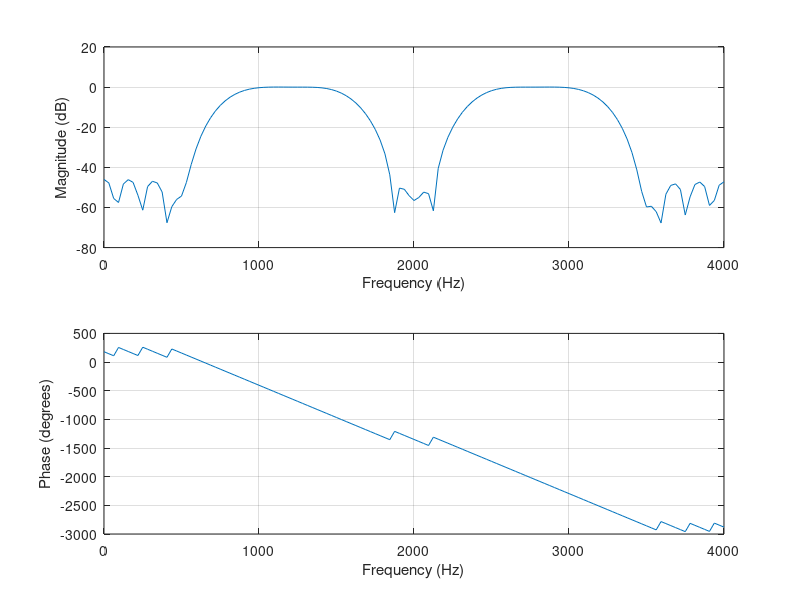
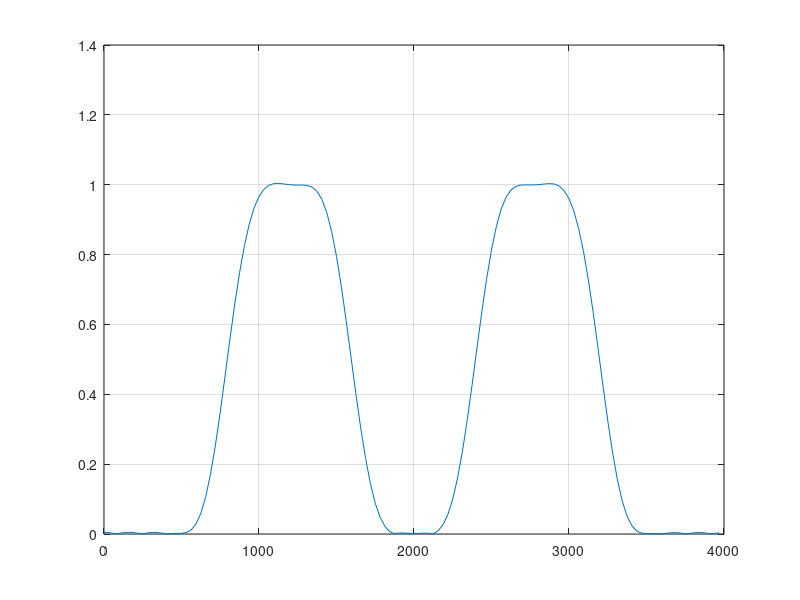
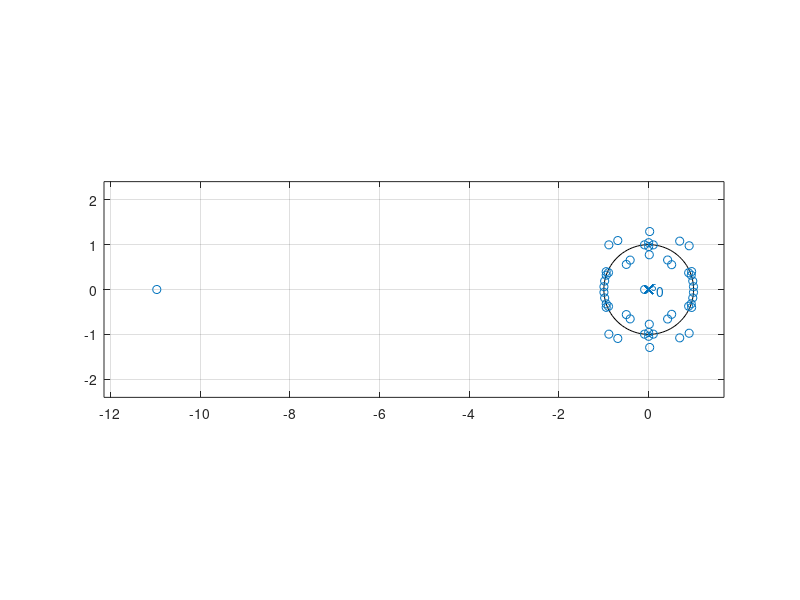

The MATLAB source for these figures, in order:
clc
clear
close all
n=50;
w=[0.2 0.4 0.6 .8]; % tf/(fs/2) = .2 then tf = .2/2*fs = 800 
b=fir1(n,w);
freqz(b,1,128,8000);
figure(2);
[h,w]=freqz(b,1,128,8000);
plot(w,abs(h)); % Normalized Magnitude Plot
grid;
figure(3);
zplane(b,1);